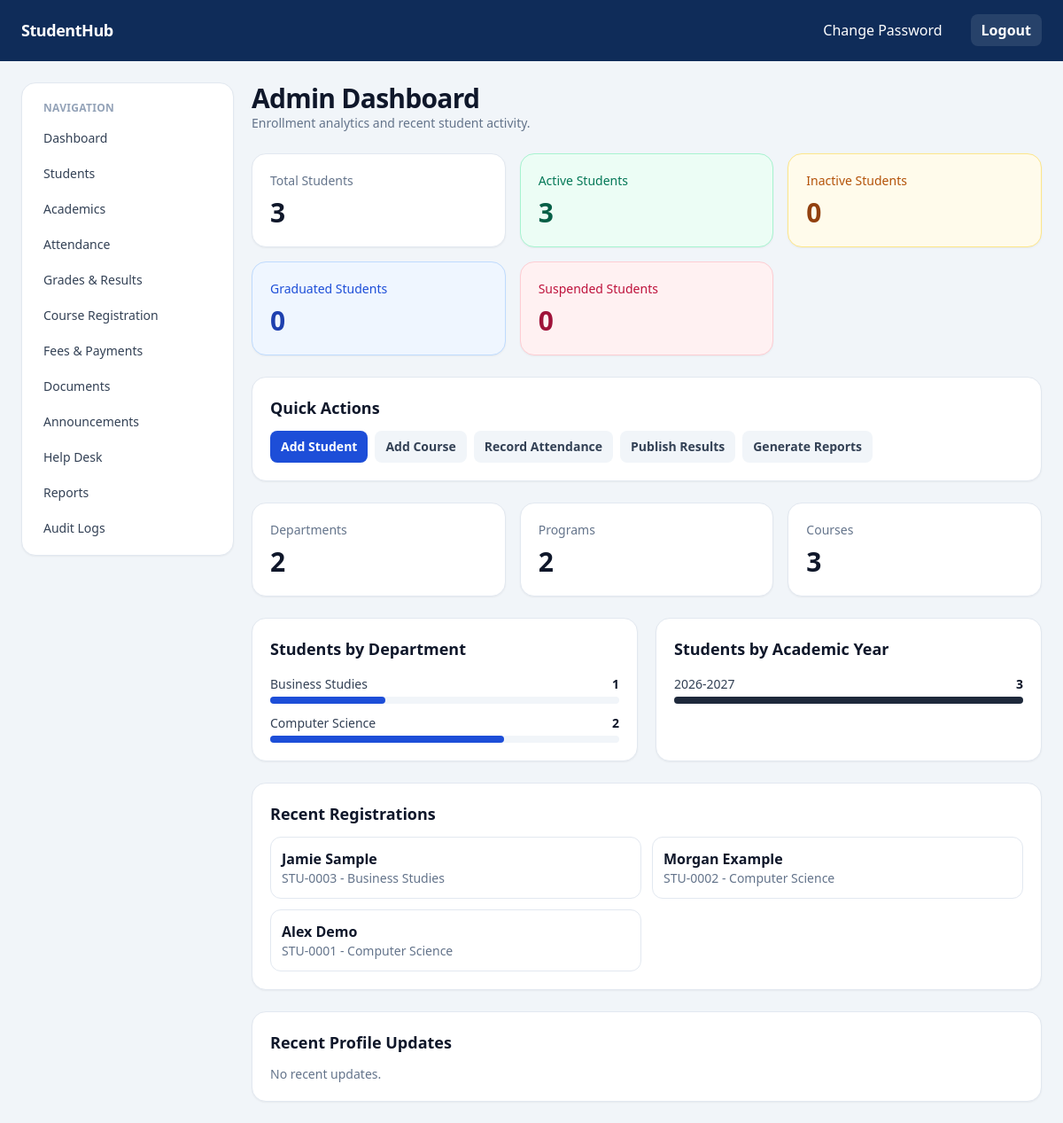
Page /dashboard/ (signed in) on the committed database.
### academics/models.py (models this page shows, shortened)
class Department(models.Model):
    name = models.CharField(max_length=120, unique=True)
    code = models.CharField(max_length=20, unique=True)
    is_active = models.BooleanField(default=True)

### students/models.py (models this page shows, shortened)
class Student(models.Model):
    class Gender(models.TextChoices):
        MALE = "male", "Male"
        FEMALE = "female", "Female"
        OTHER = "other", "Other"
    class Status(models.TextChoices):
        ACTIVE = "active", "Active"
        INACTIVE = "inactive", "Inactive"
        GRADUATED = "graduated", "Graduated"
        SUSPENDED = "suspended", "Suspended"
    user = models.OneToOneField(settings.AUTH_USER_MODEL, on_delete=models.CASCADE, related_name="student_profile")
    student_id = models.CharField(max_length=30, unique=True, db_index=True)
    first_name = models.CharField(max_length=100)
    middle_name = models.CharField(max_length=100, blank=True)
    last_name = models.CharField(max_length=100)
    date_of_birth = models.DateField(null=True, blank=True)
    gender = models.CharField(max_length=10, choices=Gender.choices, blank=True)
    nationality = models.CharField(max_length=100, blank=True)
    blood_group = models.CharField(max_length=5, blank=True)
    profile_photo = models.ImageField(
        upload_to=profile_photo_upload_to,
        blank=True,
        validators=[FileExtensionValidator(allowed_extensions=["jpg", "jpeg", "png", "webp"])],
    )
    registration_number = models.CharField(max_length=50, unique=True, db_index=True)
    department = models.ForeignKey("academics.Department", on_delete=models.PROTECT, null=True, blank=True, related_name="students")
    program = models.ForeignKey("academics.Program", on_delete=models.PROTECT, null=True, blank=True, related_name="students")
    academic_year = models.CharField(max_length=20, db_index=True)
    semester = models.CharField(max_length=20)
    enrollment_date = models.DateField(db_index=True)
    status = models.CharField(max_length=20, choices=Status.choices, default=Status.ACTIVE, db_index=True)
    created_at = models.DateTimeField(auto_now_add=True)
    updated_at = models.DateTimeField(auto_now=True)
    class Meta:
        indexes = [
            models.Index(fields=["last_name", "first_name"]),
            models.Index(fields=["department", "academic_year"], name="students_st_departm_906e53_idx"),
        ]

### dashboard/views.py (the view, shortened to what this page needs)
# urls.py: urlpatterns = [path("", home, name="home")]
@login_required
def home(request):
    if request.user.is_staff or request.user.role == "admin":
        total = Student.objects.count()
        active = Student.objects.filter(status=Student.Status.ACTIVE).count()
        inactive = Student.objects.filter(status=Student.Status.INACTIVE).count()
        graduated = Student.objects.filter(status=Student.Status.GRADUATED).count()
        suspended = Student.objects.filter(status=Student.Status.SUSPENDED).count()
        by_department = list(Student.objects.values("department__name").annotate(total=Count("id")).order_by("department__name"))
        by_year = list(Student.objects.values("academic_year").annotate(total=Count("id")).order_by("academic_year"))
        recent = Student.objects.select_related("department").order_by("-created_at")[:5]
        updates = AuditLog.objects.filter(action__in=["profile_update", "student_create"]).select_related("user")[:10]
        module_stats = {
            "departments": Department.objects.filter(is_active=True).count(),
            "programs": Program.objects.filter(is_active=True).count(),
            "courses": Course.objects.count(),
            "active_courses": Course.objects.filter(status=Course.Status.ACTIVE).count(),
            "open_tickets": Ticket.objects.filter(status=Ticket.Status.OPEN).count(),
            "resolved_tickets": Ticket.objects.filter(status=Ticket.Status.RESOLVED).count(),
        }
        return render(
            request,
            "dashboard/admin_dashboard.html",
            {
                "total": total,
                "active": active,
                "inactive": inactive,
                "graduated": graduated,
                "suspended": suspended,
                "by_department": by_department,
                "by_year": by_year,
                "recent": recent,
                "updates": updates,
                "module_stats": module_stats,
            },
        )

### templates/dashboard/admin_dashboard.html
{% extends 'base.html' %}
{% block content %}
<section class="space-y-6">
  <div>
    <h1 class="text-3xl font-extrabold tracking-tight text-slate-900">Admin Dashboard</h1>
    <p class="text-sm text-slate-500">Enrollment analytics and recent student activity.</p>
  </div>
  <div class="grid gap-4 sm:grid-cols-2 lg:grid-cols-3">
    <div class="rounded-2xl border border-slate-200 bg-white p-5 shadow-sm">
      <p class="text-sm text-slate-500">Total Students</p>
      <p class="mt-2 text-3xl font-extrabold text-slate-900">{{ total }}</p>
    </div>
    <div class="rounded-2xl border border-emerald-200 bg-emerald-50 p-5 shadow-sm">
      <p class="text-sm text-emerald-700">Active Students</p>
      <p class="mt-2 text-3xl font-extrabold text-emerald-800">{{ active }}</p>
    </div>
    <div class="rounded-2xl border border-amber-200 bg-amber-50 p-5 shadow-sm">
      <p class="text-sm text-amber-700">Inactive Students</p>
      <p class="mt-2 text-3xl font-extrabold text-amber-800">{{ inactive }}</p>
    </div>
    <div class="rounded-2xl border border-blue-200 bg-blue-50 p-5 shadow-sm">
      <p class="text-sm text-blue-700">Graduated Students</p>
      <p class="mt-2 text-3xl font-extrabold text-blue-800">{{ graduated }}</p>
    </div>
    <div class="rounded-2xl border border-rose-200 bg-rose-50 p-5 shadow-sm">
      <p class="text-sm text-rose-700">Suspended Students</p>
      <p class="mt-2 text-3xl font-extrabold text-rose-800">{{ suspended }}</p>
    </div>
  </div>
  <div class="rounded-2xl border border-slate-200 bg-white p-5 shadow-sm">
    <h2 class="text-lg font-bold text-slate-900">Quick Actions</h2>
    <div class="mt-3 flex flex-wrap gap-2 text-sm">
      <a class="rounded-lg bg-brand-700 px-3 py-2 font-semibold text-white" href="/students/add/">Add Student</a>
      <a class="rounded-lg bg-slate-100 px-3 py-2 font-semibold text-slate-700" href="/academics/">Add Course</a>
      <a class="rounded-lg bg-slate-100 px-3 py-2 font-semibold text-slate-700" href="/attendance/">Record Attendance</a>
      <a class="rounded-lg bg-slate-100 px-3 py-2 font-semibold text-slate-700" href="/gradebook/">Publish Results</a>
      <a class="rounded-lg bg-slate-100 px-3 py-2 font-semibold text-slate-700" href="/reports/students/csv/">Generate Reports</a>
    </div>
  </div>
  <div class="grid gap-4 sm:grid-cols-2 lg:grid-cols-3">
    <div class="rounded-2xl border border-slate-200 bg-white p-5 shadow-sm"><p class="text-sm text-slate-500">Departments</p><p class="mt-2 text-3xl font-extrabold">{{ module_stats.departments }}</p></div>
    <div class="rounded-2xl border border-slate-200 bg-white p-5 shadow-sm"><p class="text-sm text-slate-500">Programs</p><p class="mt-2 text-3xl font-extrabold">{{ module_stats.programs }}</p></div>
    <div class="rounded-2xl border border-slate-200 bg-white p-5 shadow-sm"><p class="text-sm text-slate-500">Courses</p><p class="mt-2 text-3xl font-extrabold">{{ module_stats.courses }}</p></div>
  </div>
  <div class="grid gap-5 lg:grid-cols-2">
    <div class="rounded-2xl border border-slate-200 bg-white p-5 shadow-sm">
      <h2 class="text-lg font-bold text-slate-900">Students by Department</h2>
      <div class="mt-4 space-y-3">
        {% for d in by_department %}
          <div>
            <div class="mb-1 flex justify-between text-sm"><span class="text-slate-700">{{ d.department__name|default:"Unassigned" }}</span><span class="font-semibold text-slate-900">{{ d.total }}</span></div>
            <div class="h-2 rounded-full bg-slate-100"><div class="h-2 rounded-full bg-brand-700" style="width:{% widthratio d.total total 100 %}%"></div></div>
          </div>
        {% empty %}
          <p class="text-sm text-slate-500">No department data yet.</p>
        {% endfor %}
      </div>
    </div>
    <div class="rounded-2xl border border-slate-200 bg-white p-5 shadow-sm">
      <h2 class="text-lg font-bold text-slate-900">Students by Academic Year</h2>
      <div class="mt-4 space-y-3">
        {% for y in by_year %}
          <div>
            <div class="mb-1 flex justify-between text-sm"><span class="text-slate-700">{{ y.academic_year }}</span><span class="font-semibold text-slate-900">{{ y.total }}</span></div>
            <div class="h-2 rounded-full bg-slate-100"><div class="h-2 rounded-full bg-slate-800" style="width:{% widthratio y.total total 100 %}%"></div></div>
          </div>
        {% empty %}
          <p class="text-sm text-slate-500">No year data yet.</p>
        {% endfor %}
      </div>
    </div>
  </div>
  <div class="rounded-2xl border border-slate-200 bg-white p-5 shadow-sm">
    <h2 class="mb-3 text-lg font-bold text-slate-900">Recent Registrations</h2>
    <div class="grid gap-3 md:grid-cols-2">
      {% for s in recent %}
      <a class="rounded-xl border border-slate-200 p-3 transition hover:border-brand-700 hover:bg-brand-50" href="/students/{{ s.id }}/">
        <p class="font-semibold text-slate-900">{{ s.first_name }} {{ s.last_name }}</p>
        <p class="text-sm text-slate-500">{{ s.student_id }} - {{ s.department.name|default:"-" }}</p>
      </a>
      {% empty %}
      <p class="text-slate-500">No records.</p>
      {% endfor %}
    </div>
  </div>
  <div class="rounded-2xl border border-slate-200 bg-white p-5 shadow-sm">
    <h2 class="mb-3 text-lg font-bold text-slate-900">Recent Profile Updates</h2>
    <div class="space-y-2 text-sm">
      {% for u in updates %}
      <div class="rounded-lg border border-slate-100 bg-slate-50 px-3 py-2 text-slate-700">{{ u.timestamp }} - {{ u.action }} by {{ u.user|default:'System' }}</div>
      {% empty %}
      <p class="text-slate-500">No recent updates.</p>
      {% endfor %}
    </div>
  </div>
</section>
{% endblock %}

### rows in the picture
Department: department__name "Business Studies", total "1"
Department: department__name "Computer Science", total "2"
Student: first_name "Jamie", last_name "Sample", student_id "STU-0003", department.name "Business Studies"
Student: first_name "Morgan", last_name "Example", student_id "STU-0002", department.name "Computer Science"
Student: first_name "Alex", last_name "Demo", student_id "STU-0001", department.name "Computer Science"

### other values in the picture
{{ label }} "Dashboard" "Students" "Academics" "Attendance" "Grades & Results" "Course Registration" "Fees & Payments" "Documents" "Announcements" "Help Desk" "Reports" "Audit Logs"
{{ total }} "3"
{{ active }} "3"
{{ inactive }} "0"
{{ graduated }} "0"
{{ suspended }} "0"
{{ module_stats.departments }} "2"
{{ module_stats.programs }} "2"
{{ module_stats.courses }} "3"
{{ y.academic_year }} "2026-2027"
{{ y.total }} "3"
